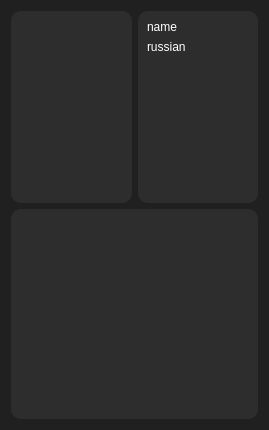
<?xml version="1.0" encoding="UTF-8"?>
<ui version="4.0">
 <class>Dialog</class>
 <widget class="QDialog" name="Dialog">
  <property name="geometry">
   <rect>
    <x>0</x>
    <y>0</y>
    <width>269</width>
    <height>430</height>
   </rect>
  </property>
  <property name="windowTitle">
   <string>Dialog</string>
  </property>
  <property name="styleSheet">
   <string notr="true">QFrame {
	border-radius: 10px;
	background-color: rgb(45, 45, 45);
	color: rgb(255, 255, 255);
}

QDialog{
	background-color: rgb(32, 32, 32);
}

QComboBox {
	padding: 5px 1px;
	border-radius: 10px;
	font-weight: bold;
	background-color: rgb(0, 133, 52);
	color: rgb(255, 255, 255);
}

QSpinBox {
	padding: 5px 5px;
	border-radius: 10px;
	font-weight: bold;
	background-color: rgb(0, 133, 52);
	color: rgb(255, 255, 255);
}

QPushButton {
	padding: 5px 1px;
	border-radius: 10px;
	font-weight: bold;
	background-color: rgb(0, 133, 52);
	color: rgb(255, 255, 255);
}

QPushButton:hover:!pressed {
	border-left: 3px solid white;
}

QPushButton:checked {
	border-left: 3px solid white;
}</string>
  </property>
  <layout class="QVBoxLayout" name="verticalLayout_3">
   <item>
    <layout class="QHBoxLayout" name="horizontalLayout">
     <item>
      <widget class="QFrame" name="image_frame">
       <property name="sizePolicy">
        <sizepolicy hsizetype="Preferred" vsizetype="Expanding">
         <horstretch>0</horstretch>
         <verstretch>0</verstretch>
        </sizepolicy>
       </property>
       <property name="frameShape">
        <enum>QFrame::StyledPanel</enum>
       </property>
       <property name="frameShadow">
        <enum>QFrame::Raised</enum>
       </property>
       <layout class="QVBoxLayout" name="verticalLayout">
        <item>
         <widget class="QLabel" name="image">
          <property name="text">
           <string/>
          </property>
          <property name="scaledContents">
           <bool>true</bool>
          </property>
         </widget>
        </item>
       </layout>
      </widget>
     </item>
     <item>
      <widget class="QFrame" name="title_frame">
       <property name="frameShape">
        <enum>QFrame::StyledPanel</enum>
       </property>
       <property name="frameShadow">
        <enum>QFrame::Raised</enum>
       </property>
       <layout class="QVBoxLayout" name="verticalLayout_2">
        <item>
         <widget class="QLabel" name="name_label">
          <property name="text">
           <string>name</string>
          </property>
          <property name="wordWrap">
           <bool>true</bool>
          </property>
         </widget>
        </item>
        <item>
         <widget class="QLabel" name="russian_label">
          <property name="text">
           <string>russian</string>
          </property>
          <property name="wordWrap">
           <bool>true</bool>
          </property>
         </widget>
        </item>
        <item>
         <spacer name="verticalSpacer">
          <property name="orientation">
           <enum>Qt::Vertical</enum>
          </property>
          <property name="sizeHint" stdset="0">
           <size>
            <width>20</width>
            <height>40</height>
           </size>
          </property>
         </spacer>
        </item>
       </layout>
      </widget>
     </item>
    </layout>
   </item>
   <item>
    <widget class="QFrame" name="description_frame">
     <property name="frameShape">
      <enum>QFrame::StyledPanel</enum>
     </property>
     <property name="frameShadow">
      <enum>QFrame::Raised</enum>
     </property>
     <layout class="QVBoxLayout" name="verticalLayout_4">
      <item>
       <widget class="QTextEdit" name="description">
        <property name="readOnly">
         <bool>true</bool>
        </property>
       </widget>
      </item>
     </layout>
    </widget>
   </item>
  </layout>
 </widget>
 <resources/>
 <connections/>
</ui>
